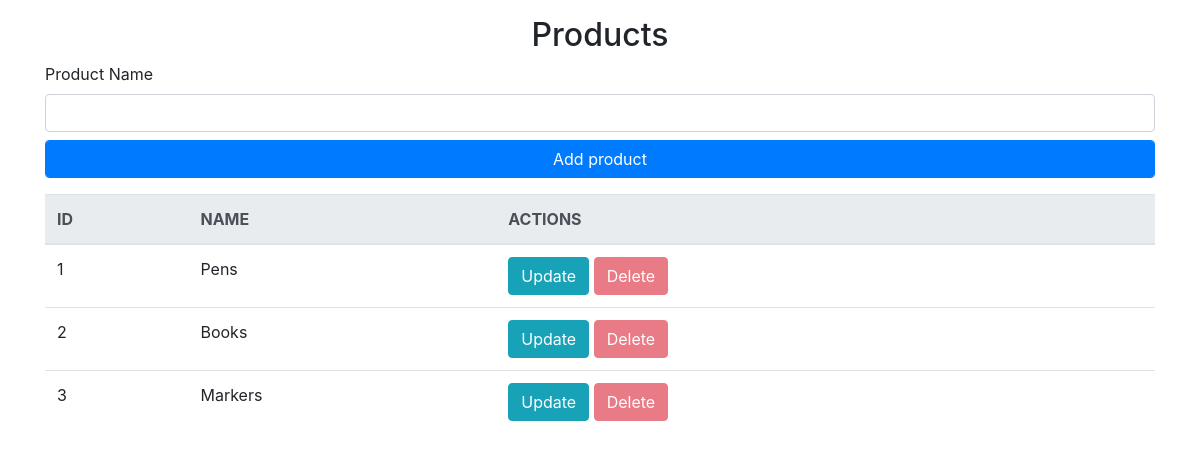
Page /products on the committed database.
### app.py (models this page shows, shortened)
class Product(db.Model):
    __tablename__ = 'product'
    id = db.Column(db.Integer,primary_key=True)
    name = db.Column(db.String(50),nullable=False)

### app.py (the view, shortened to what this page needs)
@app.route('/products',methods=["GET","POST"])
def products():
    if request.method == "GET":
        products = Product.query.all()
        return render_template('products.html',products=products)

### templates/products.html (shortened to what this page needs)
{%extends 'base.html'%}
{% block body %}
<div class="container">
    <h2 class="text-center mt-3">
        Products
    </h2>
    <form action="/products" method="post">
        <div class="form-group">
            <label for="product-name">
                Product Name
            </label>
            <input type="text" class="form-control" name="product-name" id="product-name">
            <input type="submit" class="form-control btn-primary mt-2" value="Add product">
        </div>
    </form>
    {%if products|length < 1%}
    <h4>No Products found please start by adding products above</h4>
    {% else %}
    <table class="table">
        <thead class="thead thead-light">
            <th>
                ID
            </th>
            <th>
                NAME
            </th>
            <th>
                ACTIONS
            </th>
        </thead>
        {% for product in products %}
        <tr>
            <td>{{product.id}}</td>
            <td>{{product.name}}</td>
            <td>
                <a href="/products/{{product.id}}/update" class="btn btn-info">Update</a>
                <a href="/products/{{product.id}}/delete" class="btn btn-danger disabled">Delete</a>
            </td>
        </tr>
        {% endfor %}
        {% endif %}
    </table>
</div>
{% endblock %}

### rows in the picture
Product: id "1", name "Pens"
Product: id "2", name "Books"
Product: id "3", name "Markers"
